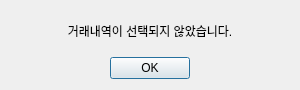
<?xml version="1.0" encoding="UTF-8"?>
<ui version="4.0">
 <class>Dialog</class>
 <widget class="QDialog" name="Dialog">
  <property name="geometry">
   <rect>
    <x>0</x>
    <y>0</y>
    <width>300</width>
    <height>90</height>
   </rect>
  </property>
  <property name="windowTitle">
   <string>거래내역</string>
  </property>
  <layout class="QVBoxLayout" name="verticalLayout">
   <item>
    <widget class="QLabel" name="lbl">
     <property name="sizePolicy">
      <sizepolicy hsizetype="Preferred" vsizetype="Expanding">
       <horstretch>0</horstretch>
       <verstretch>0</verstretch>
      </sizepolicy>
     </property>
     <property name="text">
      <string>거래내역이 선택되지 않았습니다.</string>
     </property>
     <property name="alignment">
      <set>Qt::AlignCenter</set>
     </property>
    </widget>
   </item>
   <item>
    <widget class="QDialogButtonBox" name="buttonBox">
     <property name="orientation">
      <enum>Qt::Horizontal</enum>
     </property>
     <property name="standardButtons">
      <set>QDialogButtonBox::Ok</set>
     </property>
     <property name="centerButtons">
      <bool>true</bool>
     </property>
    </widget>
   </item>
  </layout>
 </widget>
 <resources/>
 <connections>
  <connection>
   <sender>buttonBox</sender>
   <signal>accepted()</signal>
   <receiver>Dialog</receiver>
   <slot>accept()</slot>
   <hints>
    <hint type="sourcelabel">
     <x>248</x>
     <y>254</y>
    </hint>
    <hint type="destinationlabel">
     <x>157</x>
     <y>274</y>
    </hint>
   </hints>
  </connection>
  <connection>
   <sender>buttonBox</sender>
   <signal>rejected()</signal>
   <receiver>Dialog</receiver>
   <slot>reject()</slot>
   <hints>
    <hint type="sourcelabel">
     <x>316</x>
     <y>260</y>
    </hint>
    <hint type="destinationlabel">
     <x>286</x>
     <y>274</y>
    </hint>
   </hints>
  </connection>
 </connections>
</ui>
